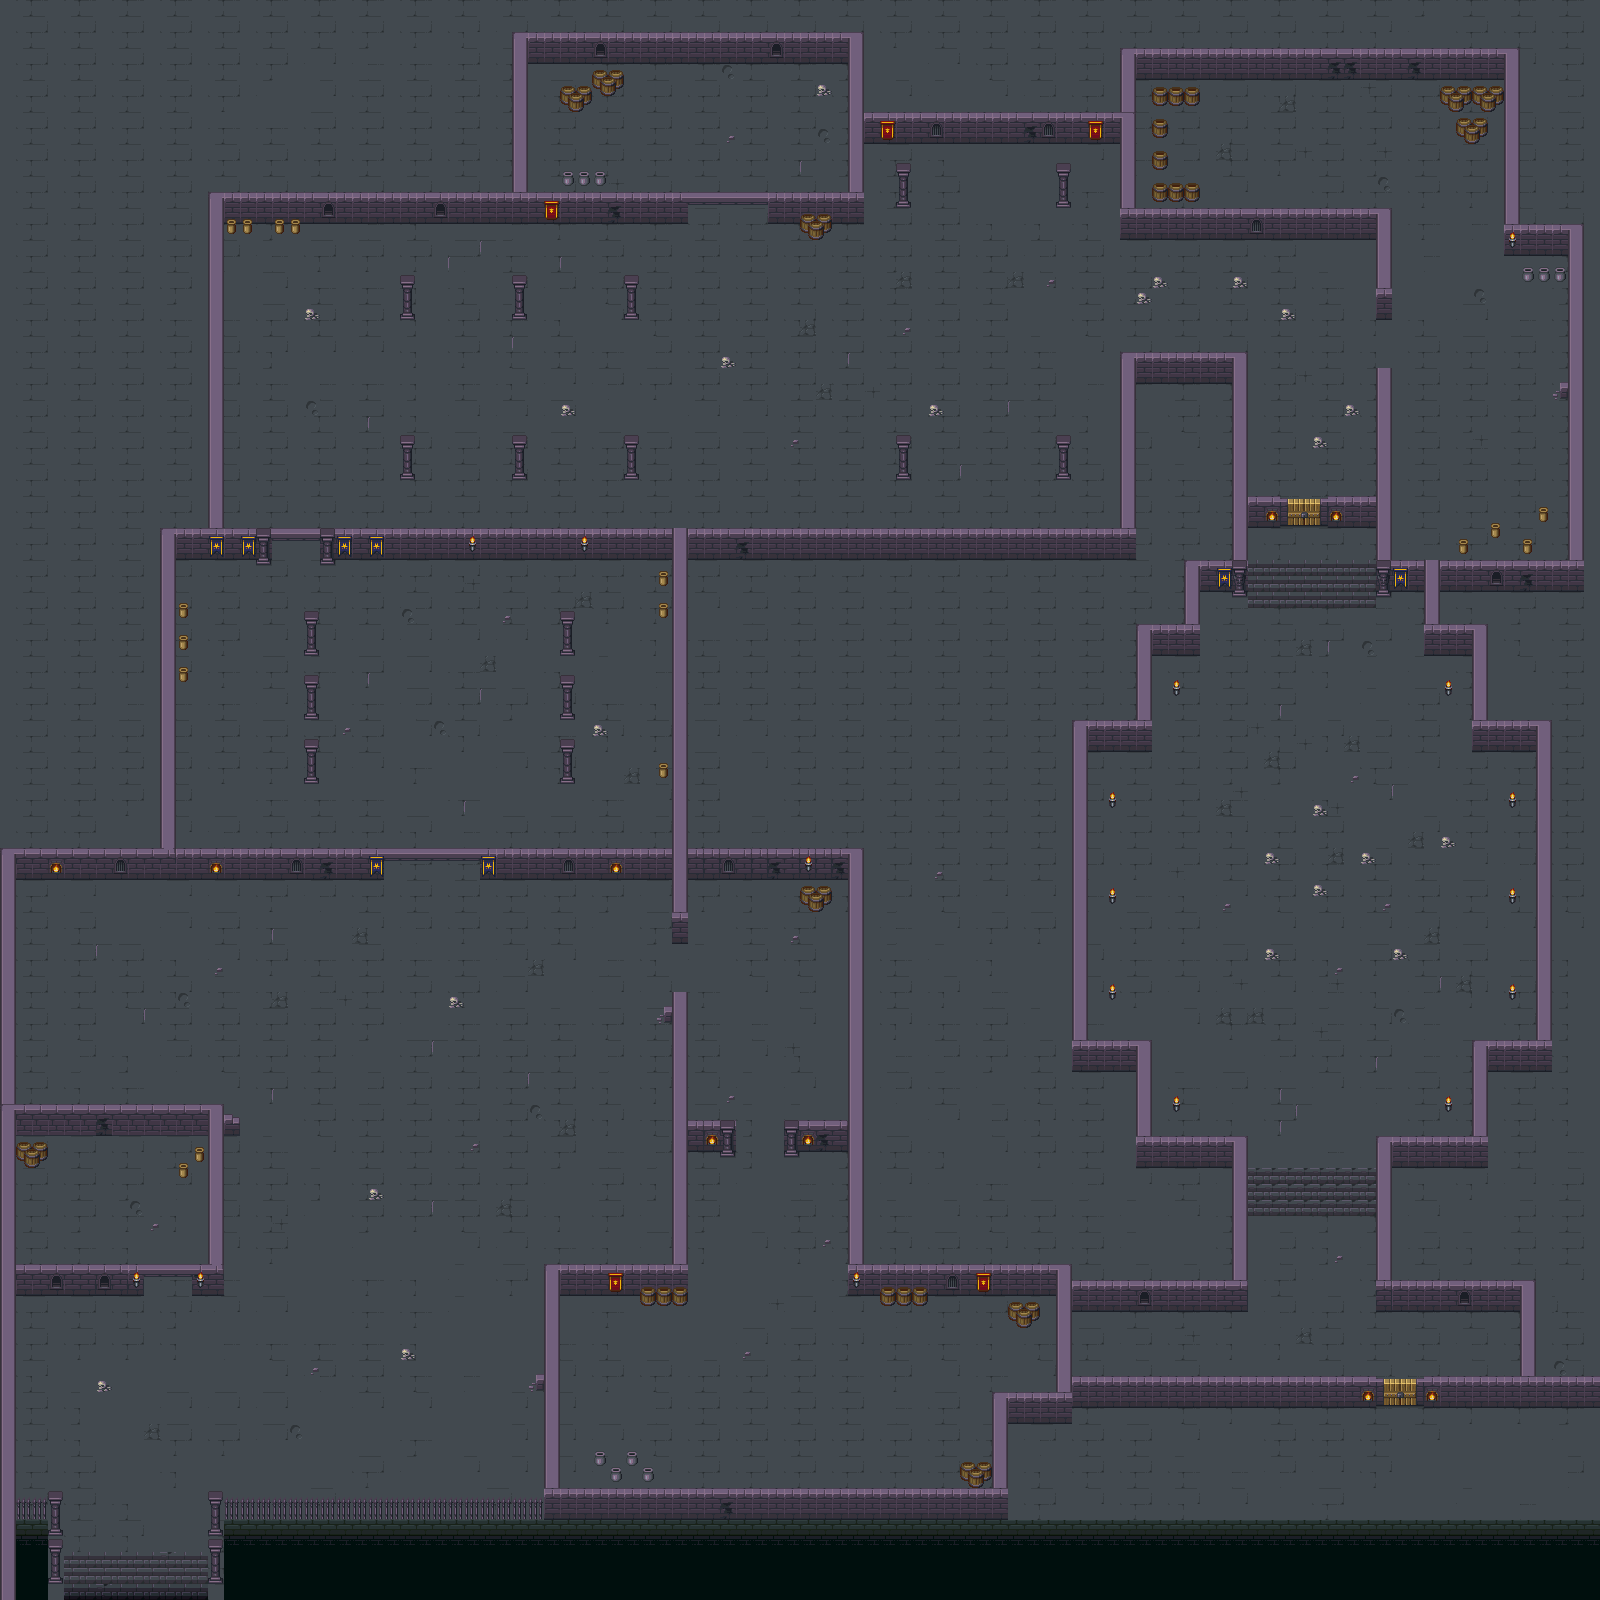

A level layout from a 2D game, rendered from its tile map. Below: a short description, then the map file with tile-grid data replaced by summaries:
An orthogonal 100x100 tile map with 16x16 px tiles, 4 tile layers (Warstwa Kafelków 1, Warstwa Kafelków 2, Warstwa Kafelków 3, Warstwa Kafelków 4), 2 tilesets.

<map version="1.10" tiledversion="1.10.2" orientation="orthogonal" renderorder="right-up" width="100" height="100" tilewidth="16" tileheight="16" infinite="0" nextlayerid="6" nextobjectid="1">
 <tileset firstgid="1" source="../tilesets/jungle_terrain/tf_jungle_tileset.tsx" />
 <tileset firstgid="463" source="../tilesets/dungeon_terrain/dungeon_tileset.tsx" />
 <layer id="1" name="Warstwa Kafelków 1" width="100" height="100">
  <data>[10000 cells, 9789 non-empty, 42 distinct tile ids]</data>
 </layer>
 <layer id="2" name="Warstwa Kafelków 2" width="100" height="100">
  <data>[10000 cells, 346 non-empty, 41 distinct tile ids]</data>
 </layer>
 <layer id="3" name="Warstwa Kafelków 3" width="100" height="100">
  <data>[10000 cells, 369 non-empty, 26 distinct tile ids]</data>
 </layer>
 <layer id="5" name="Warstwa Kafelków 4" width="100" height="100">
  <data>[10000 cells, 29 non-empty, 8 distinct tile ids]</data>
 </layer>
</map>
